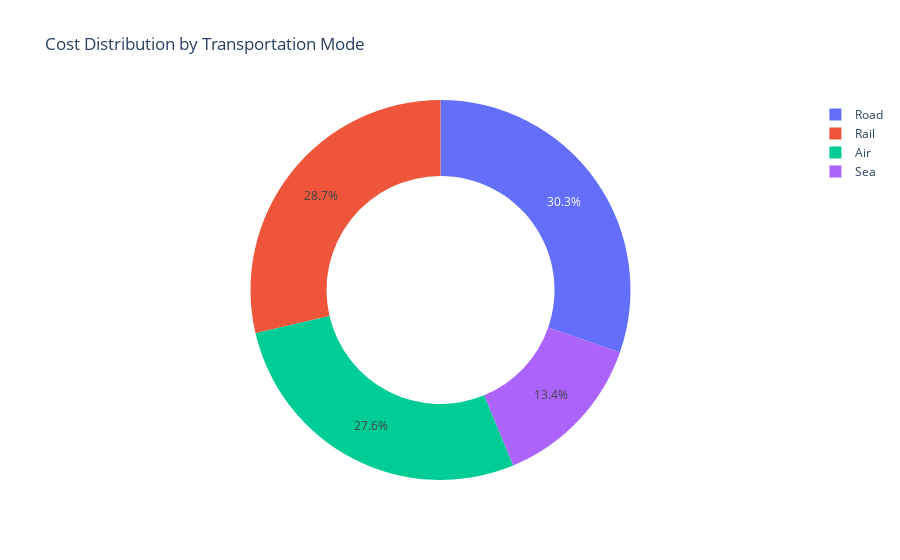

The code cell stored with this chart in its notebook:
### Markdown cell above
# Cost distribution by transportation mode:

### Code cell
px.pie(df,values='Costs',names='Transportation modes',hole=0.6,title='Cost Distribution by Transportation Mode')

### Figure 1 — Plotly figure (JSON) as saved in the notebook; plotly's stock layout.template omitted (floating-point values rounded to 4 significant figures)
{"data": [{"domain": {"x": [0, 1], "y": [0, 1]}, "hole": 0.6, "hovertemplate": "Transportation modes=%{label}<br>Costs=%{value}<extra></extra>", "labels": ["Road", "Road", "Air", "Rail", "Air", "Road", "Sea", "Road", "Sea", "Rail", "Road", "Air", "Road", "Road", "Air", "Sea", "Air", "Air", "Sea", "Road", "Air", "Air", "Rail", "Rail", "Air", "Road", "Rail", "Sea", "Air", "Road", "Road", "Rail", "Road", "Sea", "Road", "Sea", "Air", "Sea", "Air", "Air", "Road", "Sea", "Road", "Air", "Rail", "Rail", "Road", "Rail", "Rail", "Rail", "Rail", "Road", "Air", "Air", "Road", "Sea", "Air", "Rail", "Road", "Air", "Rail", "Air", "Sea", "Sea", "Air", "Rail", "Road", "Sea", "Rail", "Air", "Road", "Road", "Rail", "Road", "Rail", "Air", "Rail", "Road", "Sea", "Air", "Sea", "Rail", "Road", "Road", "Air", "Road", "Rail", "Sea", "Sea", "Rail", "Rail", "Rail", "Rail", "Air", "Rail", "Air", "Road", "Road", "Rail", "Rail"], "legendgroup": "", "name": "", "showlegend": true, "type": "pie", "values": [187.8, 503.1, 141.9, 254.8, 923.4, 235.5, 134.4, 802.1, 505.6, 995.9, 806.1, 126.7, 403.0, 547.2, 929.2, 127.9, 865.5, 670.9, 593.5, 477.3, 493.9, 523.4, 205.6, 196.3, 758.7, 458.5, 617.9, 762.5, 123.4, 764.9, 880.1, 609.4, 761.2, 371.3, 510.4, 553.4, 403.8, 183.9, 339.7, 653.7, 529.8, 275.5, 635.7, 716.0, 610.5, 495.3, 380.4, 581.6, 768.7, 336.9, 496.2, 695.0, 602.9, 750.7, 814.1, 323.0, 832.2, 482.2, 110.4, 312.6, 430.2, 164.4, 320.8, 687.3, 771.2, 555.9, 393.8, 169.3, 299.7, 207.7, 183.3, 405.2, 677.9, 866.5, 341.6, 873.1, 997.4, 852.6, 323.6, 351.5, 787.8, 276.8, 590.0, 683.0, 465.5, 842.7, 264.3, 879.4, 103.9, 517.5, 990.1, 996.8, 230.1, 823.5, 846.7, 778.9, 188.7, 540.1, 882.2, 210.7]}], "layout": {"legend": {"tracegroupgap": 0}, "title": {"text": "Cost Distribution by Transportation Mode"}}}
